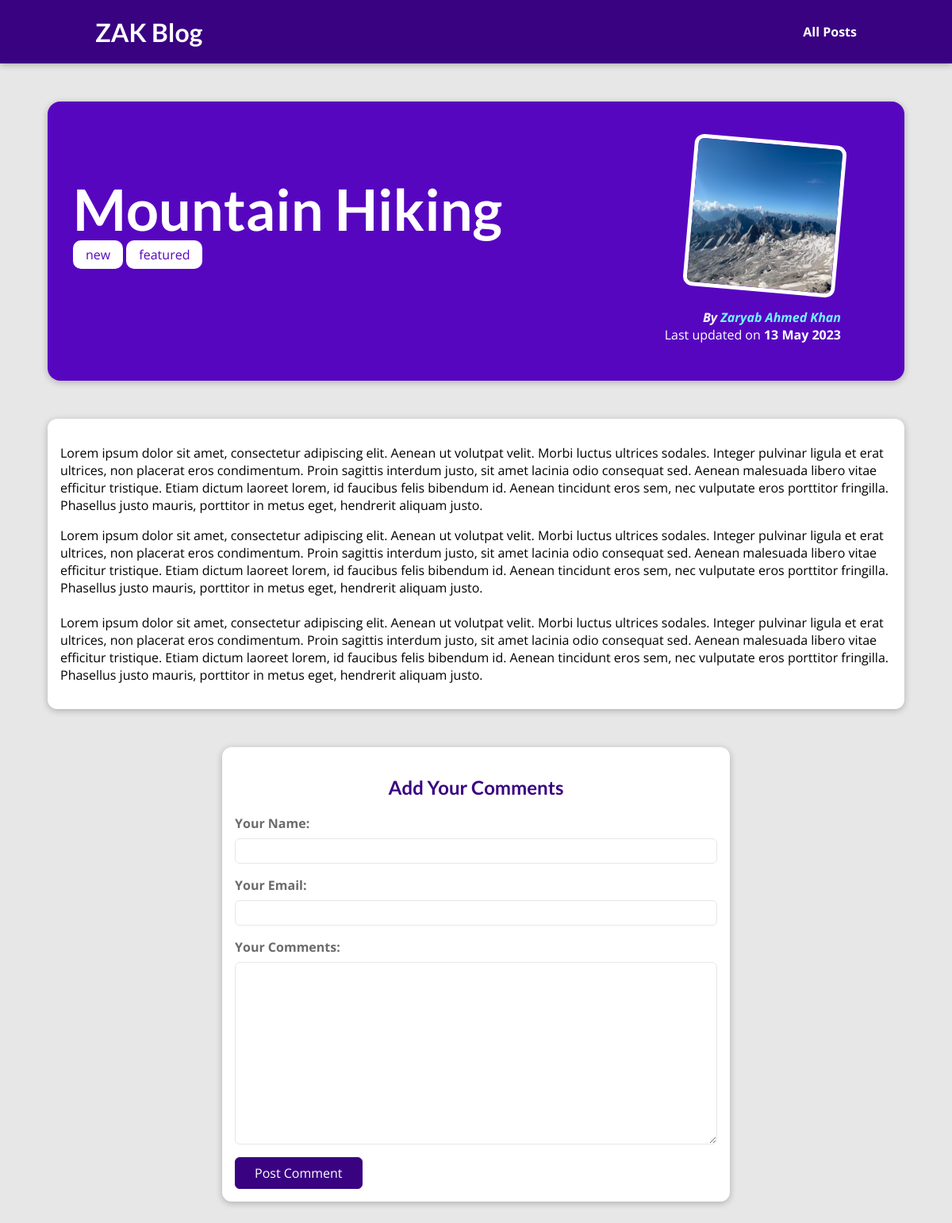
/posts/mountain-hiking, run on an earlier commit of the app's database.
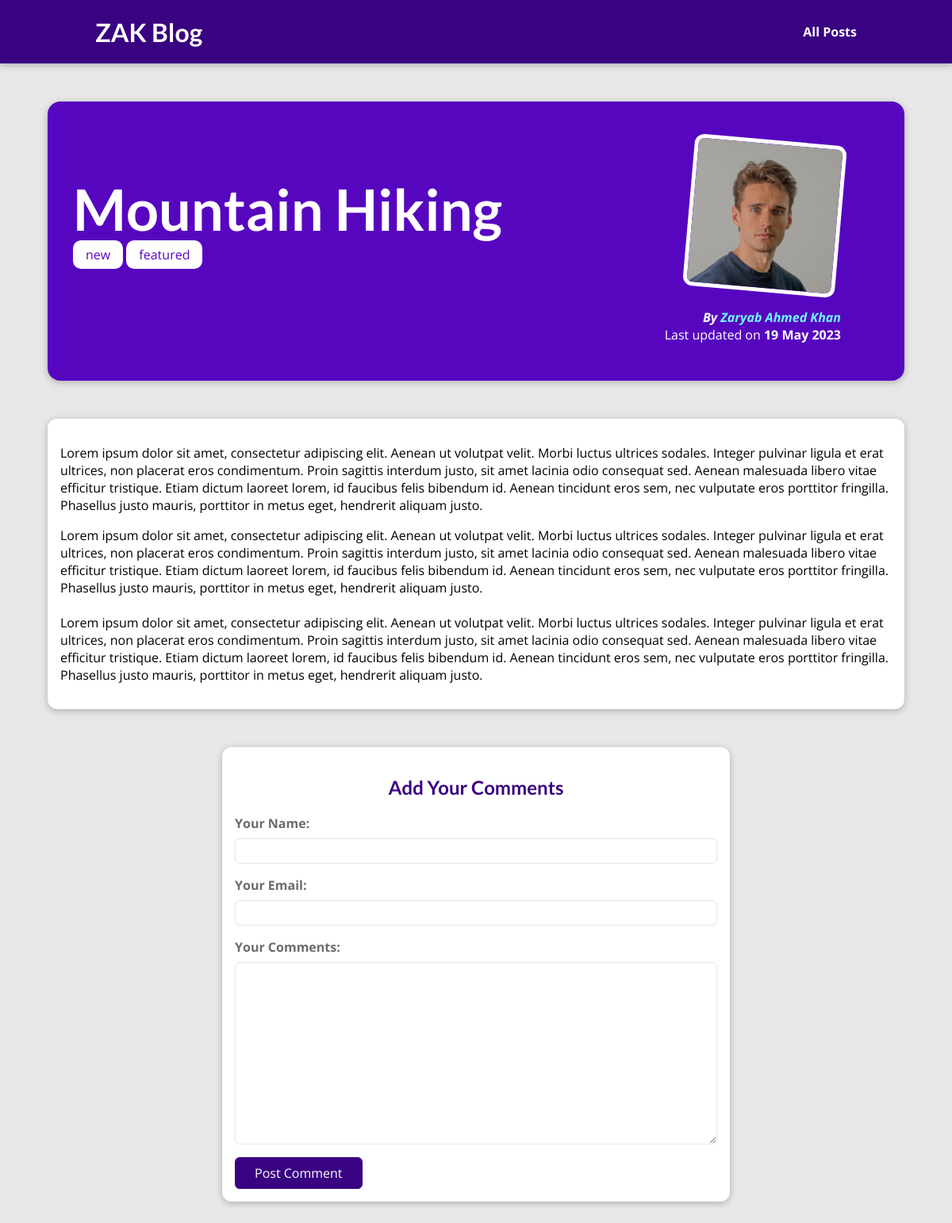
And on a later commit of the database.
### blog/models.py (models this page shows, shortened)
class Blog(models.Model):
    image = models.ImageField(upload_to="posts", null=True)
    date = models.DateField(auto_now=True)
    title = models.CharField(max_length=50)
    excerpt = models.CharField(max_length=200)
    content = models.TextField(max_length=5000, validators=[
                               MinLengthValidator(100)])
    slug = models.SlugField(default="", blank=True,
                            null=False, db_index=True, unique=True)
    author = models.ForeignKey(Author, null=True, on_delete=models.SET_NULL,)
    tags = models.ManyToManyField(Tag)

class Tag(models.Model):
    name = models.CharField(max_length=20, default="new", null=False)

class Author(models.Model):
    first_name = models.CharField(max_length=50)
    last_name = models.CharField(max_length=50)
    email_address = models.EmailField(blank=True, null=True)
    def full_name(self):
        return f"{self.first_name} {self.last_name}"
    def __str__(self):
        return self.full_name()

### blog/views.py (the view)
# urls.py: path("posts/<slug:slug>", views.PostDetailView.as_view(), name="post-detail")
class PostDetailView(DetailView):
    model = Blog
    template_name = "blog/post-detail.html"
    context_object_name = "post"
    def get_context_data(self, **kwargs):
        comment_form = CommentForm()
        context = super().get_context_data(**kwargs)
        context["post_tags"] = self.object.tags.all()
        context["comment_form"] = comment_form
        return context

### blog/forms.py
class CommentForm(forms.ModelForm):
    class Meta:
        model = Comment  # form based on Comment model
        exclude = ["post"]  # include all field except "post"
        labels = {  # setting custom label names
            "user_name": "Your Name",
            "user_email": "Your Email",
            "text": "Your Comments"
        }

### blog/templates/blog/post-detail.html (shortened to what this page needs)
{% extends 'base.html' %}
{% load static %}
{% block css_files %}
<link rel="stylesheet" href="{% static 'blog/post-detail.css' %}"/>
{% endblock  %}
{% block content %}
<section id="summary">
    <h2>{{post.title}}</h2>
    {% for tag in post_tags %}
    <span class="tag">{{tag.name}}</span>
    {% endfor %}
    <article>
        <img src="{{post.image.url}}" alt={{post.title}}/>
        <address>By <a href="mailto:{{post.author.email}}">{{post.author|title}}</a></address>
        <div>
            Last updated on <time>{{post.date|date:"d  M Y"}}</time>
        </div>
    </article>
</section>
<main>
  <p> {{post.content|linebreaks}}<p>
</main>
<section id="comment_form">
    <h2>Add Your Comments</h2>
    <form >
        {% for form_field in comment_form %}
        <div class="form-control">
            {{form_field.label_tag}}
            {{form_field}}
        </div>
        {% endfor %}
        <button>Post Comment</button>
    </form>
</section>
{% endblock %}

### templates/base.html (shortened to what this page needs)
{% load static %}
<!DOCTYPE html>
<html lang="en">
  <head>
    <link rel="stylesheet" href="{% static 'app.css' %}">
    {% block css_files %}{% endblock %}
  </head>
  <body>
    <header id="main-navigation">
        <h1><a href="{% url 'index' %}">ZAK Blog</a></h1>
        <nav>
            <a href="{% url 'posts' %}">All Posts</a>
        </nav>
    </header>
    {% block content %}{% endblock %}
  </body>
</html>

### static/app.css (style rules this page uses)
* { box-sizing: border-box; }
html { font-family: 'Open Sans', 'Lato', sans-serif; }
body { margin: 0; }
h1, h2, h3 { font-family: 'Lato', sans-serif; font-weight: bold; }
#main-navigation { width: 100%; height: 5rem; display: flex; justify-content: space-between; align-items: center; padding: 0 10%; position: absolute; top: 0; left: 0; }
#main-navigation a { text-decoration: none; color: white; font-weight: bold; }

### blog/static/blog/post-detail.css (style rules this page uses)
body { background-color: #e7e7e7; }
#main-navigation { background-color: #390281; box-shadow: 0 2px 8px rgba(0, 0, 0, 0.25); }
#summary { margin: 8rem auto 3rem auto; padding: 2rem; width: 90%; max-width: 90rem; border-radius: 16px; background-color: #5706c0; position: relative; box-shadow: 0 2px 8px rgba(0, 0, 0, 0.25); height: 22rem; }
#summary h2 { color: white; font-size: 4.5rem; margin-bottom: 0.25rem; }
#summary article { position: absolute; top: 2rem; right: 3rem; padding: 1rem 2rem; border-radius: 12px; text-align: right; color: white; }
#summary article img { width: 12rem; height: 12rem; border-radius: 12px; transform: rotateZ(5deg); border: 5px solid white; margin-bottom: 1rem; }
#summary address { font-weight: bold; }
#summary a { color: #72f6ff; text-decoration: none; }
#summary time { font-weight: bold; }
main { width: 90%; max-width: 90rem; margin: 3rem auto; background-color: white; padding: 1rem; border-radius: 12px; box-shadow: 0 2px 8px rgba(0, 0, 0, 0.25); }
.tag { background-color: white; color: #5706c0; padding: 7px 16px; border-radius: 10px; }
#comment_form { margin: 3rem auto; width: 90%; max-width: 40rem; border-radius: 12px; background-color: white; box-shadow: 0 2px 8px rgba(0, 0, 0, 0.25); padding: 1rem; }
#comment_form h2 { color: #390281; font-weight: bold; text-align: center; }
.form-control { margin-bottom: 1rem; }
.form-control label { font-weight: bold; margin-bottom: 0.5rem; display: block; color: #6b6b6b; }
.form-control input, .form-control textarea { display: block; width: 100%; font: inherit; padding: 0.25rem; border-radius: 6px; border: 1px solid #e7e7e7; }
#comment_form button { font: inherit; background-color: #390281; color: white; border: 1px solid #390281; padding: 0.5rem 1.5rem; border-radius: 6px; cursor: pointer; }

What changed in the data, as far as the page shows it:
changed Blog "Mountain Hiking": image: a different picture; date "13 May 2023" → "19 May 2023"
